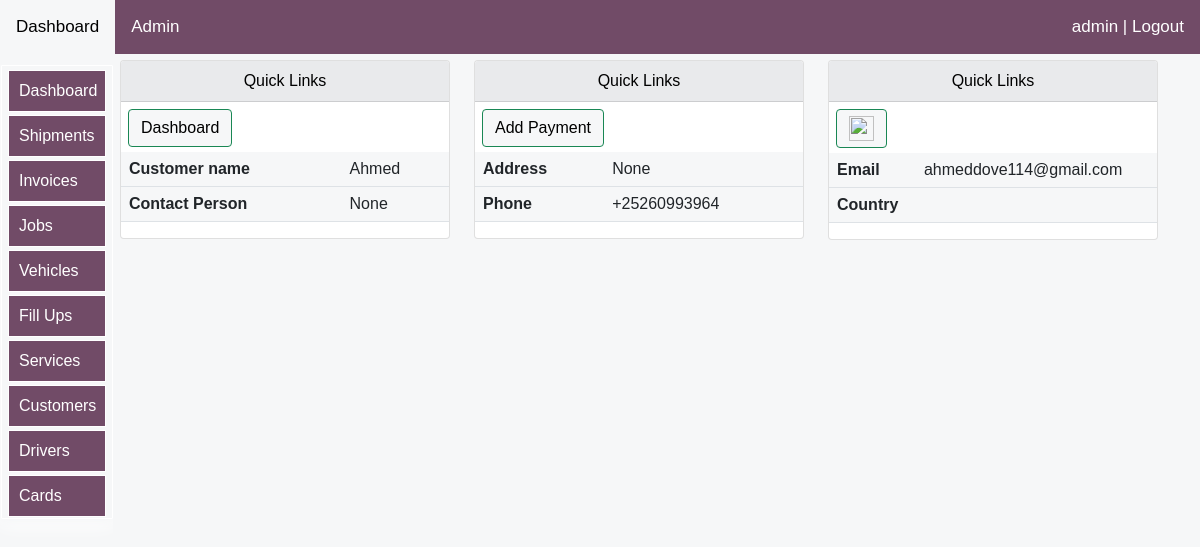
The app's page /logistics/customer-details/5/ (signed in) with its own data.
### logistics/models.py (models this page shows, shortened)
class CustomersModel(models.Model):
    Country = [
    ('Somalia', 'Somalia'),
     ('Somaliland', 'Somaliland'),
    ('Kenya', 'Kenya'),
     ('UAE', 'UAE'),
     ('Ethiopia', 'Ethiopia'),
     ('Other', 'Other'),
    ]
    name = models.CharField(null=True, blank=True, max_length=20)
    phone = models.CharField(null=True, blank=True, max_length=30)
    email= models.CharField(null=True, blank=True, max_length=100)
    country = models.CharField(choices=Country, blank=True, max_length=30)
    city= models.CharField(null=True, blank=True, max_length=30)
    address = models.CharField(null=True, blank=True, max_length=30)
    balance=models.DecimalField(max_digits=10,blank=True,null=True,decimal_places=2,default=0)
    contact = models.CharField(null=True, blank=True, max_length=30)

### logistics/views.py (the view)
# urls.py: path('customer-details/<str:pk>/', views.allifmaalcustomerdetails, name="see-customer-details"),
@login_required(login_url='login:loginpage')
def allifmaalcustomerdetails(request,pk):
    title="Customer Details"
    try:
        customer_detail=CustomersModel.objects.get(id=pk)
    except:
        messages.error(request, 'Something went wrong')
        return redirect('logistics:logistics-customers')
    context={
        "customer_detail":customer_detail,
        "title":title,
    }
    return render(request,'logistics/customers/customer-details.html',context)

### logistics/templates/logistics/customers/customer-details.html (shortened to what this page needs)
{% extends 'bases/base.html'%}
{% load static %}
{% load crispy_forms_tags %}
{% block style %}
<link href="{% static 'css/bootstrap.min.css' %}" rel="stylesheet">
<link rel="stylesheet" href="https://use.fontawesome.com/releases/v5.15.2/css/all.css"
>
<link href="{% static 'js/jquery-ui-1.12.1/jquery-ui.min.css' %}" rel="stylesheet">
<link href="{% static 'js/jquery-ui-1.12.1/jquery-ui.structure.min.css' %}" rel="stylesheet">
<link href="{% static 'js/jquery-ui-1.12.1/jquery-ui.theme.min.css' %}" rel="stylesheet">
   {%endblock%}
   {% block body %}
<div class="container">
<div class="row mt-12" >
<div class="col-md-4">
    <div class="card">
        <div id="allif-section-headers" class="card-header ">
            Quick Links
        </div>
        <div >
    <a  href="{% url 'logistics:logistics-dashboard' %}">
    <button id="allif-link-buttons" type="button" class="btn btn-success mybuttonlinks" >
    Dashboard</button></a>
    </div>
      <table class="table">
        <tbody>
            <tr>
                <th>Customer name</th>
                <td>{{customer_detail.name}}</td>
                </tr>
                <tr>
                <th>Contact Person</th>
                <td>{{customer_detail.contact}}</td>
                </tr>
        </tbody>
        </table>
            </div>
        </div>
<div class="col-md-4">
    <div class="card">
        <div id="allif-section-headers" class="card-header ">
            Quick Links
        </div>
        <div >
        <a  href="{% url 'logistics:topUpCustomerAccount' customer_detail.id %}">
        <button id="allif-link-buttons" type="button" class="btn btn-success mybuttonlinks" >
        Add Payment</button></a>
        </div>
      <table class="table">
        <tbody>
        <tr>
        <th>Address</th>
        <td>{{customer_detail.address}}</td>
        </tr>
        <tr>
        <th>Phone</th>
        <td>{{customer_detail.phone}}</td>
        </tr>
  </tbody>
  </table>
            </div>
        </div>
<div class="col-md-4">
    <div class="card">
        <div id="allif-section-headers" class="card-header ">
            Quick Links
        </div>
        <div >
            {% if request.user.is_superuser %}
    <a  href="{% url 'logistics:delete-log-customer' customer_detail.id %}">
    <button id="allif-link-buttons" type="button" class="btn btn-success mybuttonlinks" >
        <img src="{% static 'images/delete.png'%}" width="25"></button></a>
        {% else %}
        <button id="allif-link-buttons" type="button" class="btn btn-success mybuttonlinks" >
        <img src="{% static 'images/delete.png'%}" width="25"></button>
        {% endif %}
    </div>
      <table class="table">
        <tbody>
            <tr>
                <th>Email</th>
                <td>{{customer_detail.email}}</td>
                </tr>
                <tr>
                <th>Country</th>
                <td>{{customer_detail.country}}</td>
                </tr>
        </tbody>
        </table>
            </div>
        </div>
    </div>
</div>
   {% endblock %}

### logistics/templates/bases/log-topnavbar.html (shortened to what this page needs)
    <div class="topnav" id="myTopnav">
      <a  href="{% url 'logistics:logistics-dashboard' %}">Dashboard </a>
      {% if request.user.is_superuser %}
      <a href="/admin">Admin</a>
      {% endif %}
    {% if user.is_authenticated %}
    <a href="{% url 'login:logout' %}" style="float: right;">{{user}} | Logout</a>
            {% else %}
            <a href="{% url 'login:loginpage' %}" style="float: right;">Login</a>
        {% endif %}
    </div>

### logistics/templates/logistics/customers/customer-details.html (style rules this page uses)
body { font-size: 2rem; opacity: 1; position:sticky; overflow: auto; text-align: left; max-width: 100%; background-color: #F6F7F8; margin: auto; padding: auto; }
.container { background-color: #F6F7F8; }
table { background-color: #F6F7F8; }
.mybuttonlinks { margin-top: 7px; margin-left: 7px; margin-bottom: 5px; }
#allif-section-headers { background-color: #e9eaec; color: black; font-size: 16px; text-align: center; }
#allif-link-buttons { background-color: #F6F7F8; color: black; }
@media screen and (min-width:1000px) and (max-width:2000px) { .container { margin-top: 10px; display: block; font-size: 0.95rem; margin-left:auto ; margin-right: auto; margin: auto; padding-left: 90px; } }

### logistics/templates/bases/log-topnavbar.html (style rules this page uses)
body { margin: 0; font-family: Arial, Helvetica, sans-serif; }
.topnav { background-color: #714b67;; position: fixed; width: 100%; z-index:10; overflow:auto; margin-right: 0; right: 0; color: white; }
.topnav a { float: left; display: block; color: white; text-align: center; padding: 14px 16px; text-decoration: none; font-size: 17px; }

### logistics/templates/bases/log-sidenavbar.html (style rules this page uses)
:root { --sidebar_font_size:1.0rem; }

### records on screen
CustomersModel: name "Ahmed", contact "None", address "None", phone "+25260993964", email "ahmeddove114@gmail.com"

### other values on screen
{{ user }} "admin"
